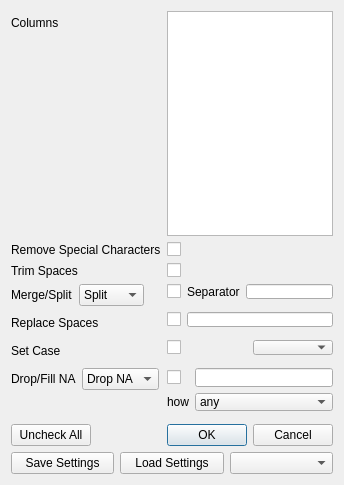
<?xml version="1.0" encoding="UTF-8"?>
<ui version="4.0">
 <class>ColumnNormalizerDialog</class>
 <widget class="QDialog" name="ColumnNormalizerDialog">
  <property name="geometry">
   <rect>
    <x>0</x>
    <y>0</y>
    <width>326</width>
    <height>485</height>
   </rect>
  </property>
  <property name="windowTitle">
   <string>Dialog</string>
  </property>
  <layout class="QVBoxLayout" name="verticalLayout_2">
   <item>
    <layout class="QVBoxLayout" name="verticalLayout">
     <item>
      <layout class="QFormLayout" name="formLayout_2">
       <item row="0" column="0">
        <widget class="QLabel" name="columnsLabel">
         <property name="text">
          <string>Columns</string>
         </property>
        </widget>
       </item>
       <item row="0" column="1">
        <widget class="ColumnsListView" name="listViewColumns"/>
       </item>
       <item row="1" column="0">
        <widget class="QLabel" name="removeSpecialCharactersLabel">
         <property name="text">
          <string>Remove Special Characters</string>
         </property>
        </widget>
       </item>
       <item row="1" column="1">
        <widget class="QCheckBox" name="checkBoxRemoveSpecialChars"/>
       </item>
       <item row="2" column="0">
        <widget class="QLabel" name="trimSpacesLabel">
         <property name="text">
          <string>Trim Spaces</string>
         </property>
        </widget>
       </item>
       <item row="2" column="1">
        <widget class="QCheckBox" name="checkBoxTrimSpaces"/>
       </item>
       <item row="3" column="1">
        <layout class="QGridLayout" name="gridLayout">
         <item row="0" column="1">
          <widget class="QLabel" name="label">
           <property name="text">
            <string>Separator</string>
           </property>
          </widget>
         </item>
         <item row="0" column="0">
          <widget class="QCheckBox" name="checkBoxMergeOrSplit"/>
         </item>
         <item row="0" column="2">
          <widget class="QLineEdit" name="lineEditMergeOrSplitSep"/>
         </item>
        </layout>
       </item>
       <item row="4" column="0">
        <widget class="QLabel" name="replaceSpacesLabel">
         <property name="text">
          <string>Replace Spaces</string>
         </property>
        </widget>
       </item>
       <item row="4" column="1">
        <layout class="QGridLayout" name="gridLayout_3">
         <item row="0" column="0">
          <widget class="QCheckBox" name="checkBoxReplaceSpaces"/>
         </item>
         <item row="0" column="1">
          <widget class="QLineEdit" name="lineEditReplaceSpaces"/>
         </item>
        </layout>
       </item>
       <item row="5" column="0">
        <widget class="QLabel" name="setCaseLabel">
         <property name="text">
          <string>Set Case</string>
         </property>
        </widget>
       </item>
       <item row="5" column="1">
        <layout class="QGridLayout" name="gridLayout_2">
         <item row="0" column="0">
          <widget class="QCheckBox" name="checkBoxSetCase"/>
         </item>
         <item row="0" column="1">
          <widget class="QComboBox" name="comboBoxSetCase"/>
         </item>
        </layout>
       </item>
       <item row="6" column="1">
        <layout class="QGridLayout" name="gridLayout_4">
         <item row="0" column="1">
          <widget class="QCheckBox" name="checkBoxDropFillNA"/>
         </item>
         <item row="0" column="2">
          <widget class="QLineEdit" name="lineEditDropFillNA"/>
         </item>
         <item row="1" column="2">
          <widget class="QComboBox" name="comboBoxDropFillNAHow">
           <item>
            <property name="text">
             <string>any</string>
            </property>
           </item>
           <item>
            <property name="text">
             <string>all</string>
            </property>
           </item>
          </widget>
         </item>
         <item row="1" column="1">
          <widget class="QLabel" name="labelDropFillNAHow">
           <property name="text">
            <string>how</string>
           </property>
          </widget>
         </item>
        </layout>
       </item>
       <item row="7" column="0">
        <widget class="QPushButton" name="btnUncheckAll">
         <property name="text">
          <string>Uncheck All</string>
         </property>
        </widget>
       </item>
       <item row="7" column="1">
        <widget class="QDialogButtonBox" name="buttonBox">
         <property name="orientation">
          <enum>Qt::Horizontal</enum>
         </property>
         <property name="standardButtons">
          <set>QDialogButtonBox::Cancel|QDialogButtonBox::Ok</set>
         </property>
        </widget>
       </item>
       <item row="3" column="0">
        <layout class="QGridLayout" name="gridLayout_6">
         <property name="verticalSpacing">
          <number>6</number>
         </property>
         <item row="0" column="0">
          <widget class="QLabel" name="labelMergeOrSplit">
           <property name="text">
            <string>Merge/Split</string>
           </property>
          </widget>
         </item>
         <item row="0" column="1">
          <widget class="QComboBox" name="comboBoxMergeOrSplit">
           <item>
            <property name="text">
             <string>Split</string>
            </property>
           </item>
           <item>
            <property name="text">
             <string>Merge</string>
            </property>
           </item>
          </widget>
         </item>
        </layout>
       </item>
       <item row="6" column="0">
        <layout class="QGridLayout" name="gridLayout_7">
         <property name="verticalSpacing">
          <number>6</number>
         </property>
         <item row="0" column="0">
          <widget class="QLabel" name="labelDropFillNA">
           <property name="text">
            <string>Drop/Fill NA</string>
           </property>
          </widget>
         </item>
         <item row="0" column="1">
          <widget class="QComboBox" name="comboBoxDropFillNA">
           <item>
            <property name="text">
             <string>Drop NA</string>
            </property>
           </item>
           <item>
            <property name="text">
             <string>Fill NA</string>
            </property>
           </item>
          </widget>
         </item>
        </layout>
       </item>
      </layout>
     </item>
     <item>
      <layout class="QGridLayout" name="gridLayout_5">
       <item row="0" column="0">
        <widget class="QPushButton" name="btnSaveSettings">
         <property name="text">
          <string>Save Settings</string>
         </property>
        </widget>
       </item>
       <item row="0" column="2">
        <widget class="QComboBox" name="comboBoxSettingsFiles"/>
       </item>
       <item row="0" column="1">
        <widget class="QPushButton" name="btnLoadSettings">
         <property name="text">
          <string>Load Settings</string>
         </property>
        </widget>
       </item>
      </layout>
     </item>
    </layout>
   </item>
  </layout>
  <zorder>verticalLayoutWidget</zorder>
  <zorder>btnLoadSettings</zorder>
 </widget>
 <customwidgets>
  <customwidget>
   <class>ColumnsListView</class>
   <extends>QListView</extends>
   <header>core/views/dataframe.h</header>
  </customwidget>
 </customwidgets>
 <resources/>
 <connections>
  <connection>
   <sender>buttonBox</sender>
   <signal>accepted()</signal>
   <receiver>ColumnNormalizerDialog</receiver>
   <slot>accept()</slot>
   <hints>
    <hint type="sourcelabel">
     <x>248</x>
     <y>254</y>
    </hint>
    <hint type="destinationlabel">
     <x>157</x>
     <y>274</y>
    </hint>
   </hints>
  </connection>
  <connection>
   <sender>buttonBox</sender>
   <signal>rejected()</signal>
   <receiver>ColumnNormalizerDialog</receiver>
   <slot>reject()</slot>
   <hints>
    <hint type="sourcelabel">
     <x>316</x>
     <y>260</y>
    </hint>
    <hint type="destinationlabel">
     <x>286</x>
     <y>274</y>
    </hint>
   </hints>
  </connection>
 </connections>
</ui>
